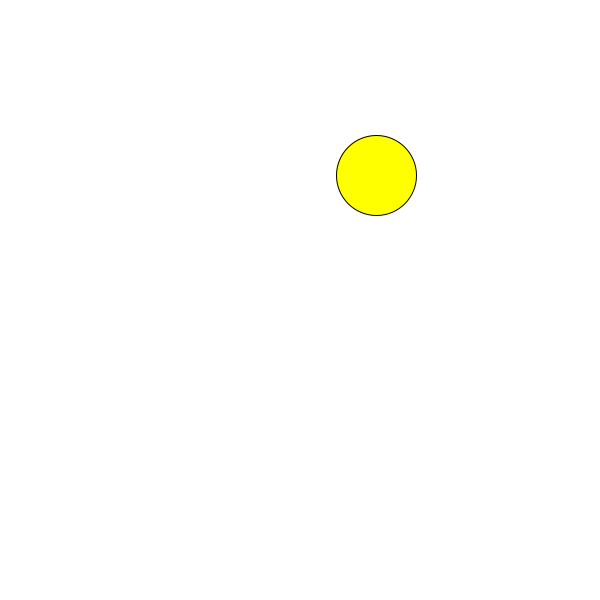
Frame 1 (no input)
Frame 60 (the mouse pressed at the canvas centre just before this capture): identical to frame 1, image omitted
Frame 120 (the mouse held since frame 60 and released just before this capture): identical to frame 1, image omitted

The Processing sketch that drew this single still picture (run headless with seeded random() and noise(); from frame 60 on, the mouse is pressed at the canvas centre):

// Processing sketch: week13_1
// ── week13_1.pde
void setup(){
  size(600, 600);
  spawnMouse();
}
int x, y;
void draw(){
  background(255);
  
  fill(255, 255, 0);
  ellipse(x, y, 80, 80);
}
void mousePressed(){
  if(dist(mouseX, mouseY, x, y) < 40) spawnMouse();
}
void spawnMouse(){
  x = int(random(40, width - 40));
  y = int(random(40, height - 40));
}
